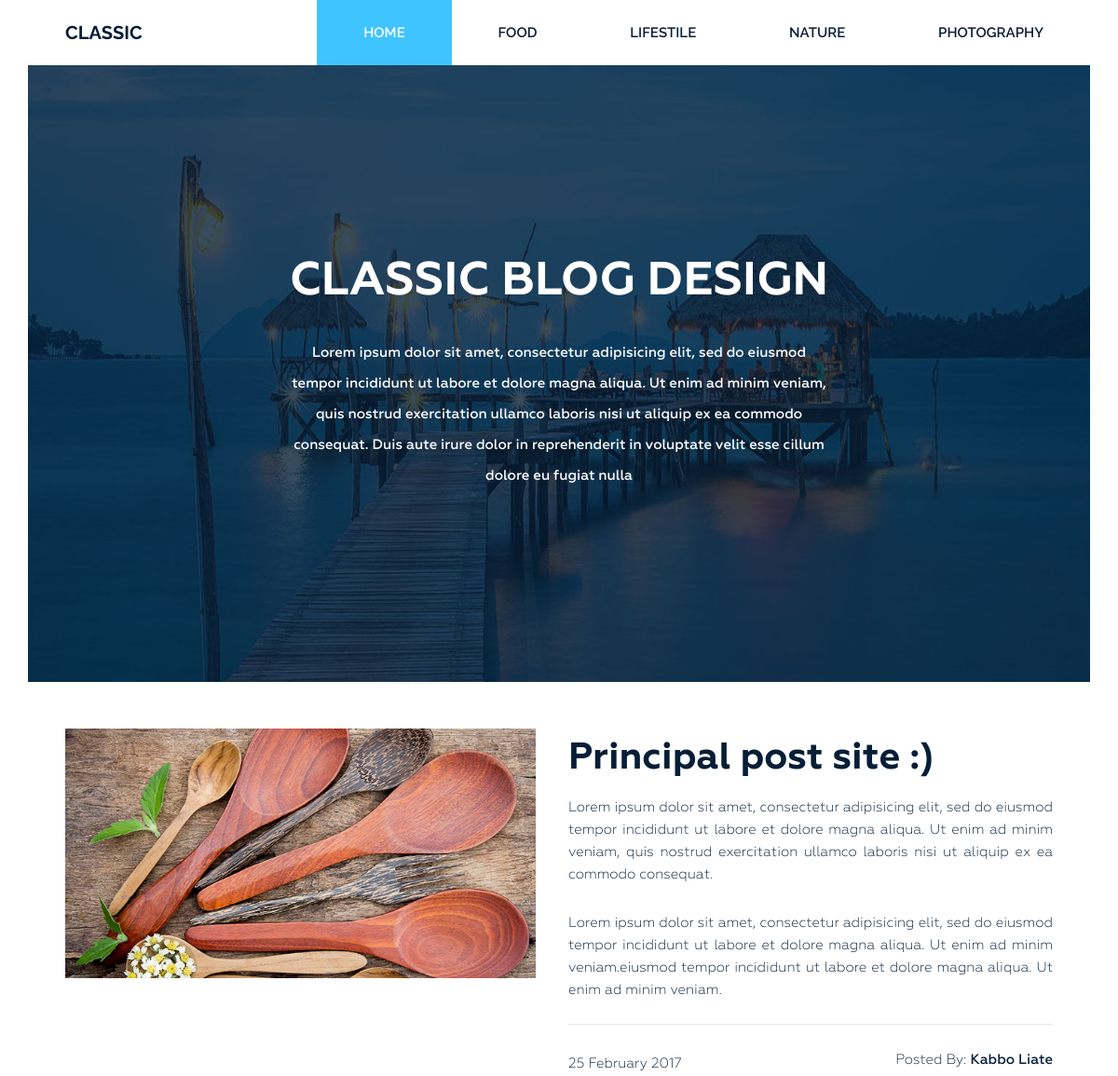
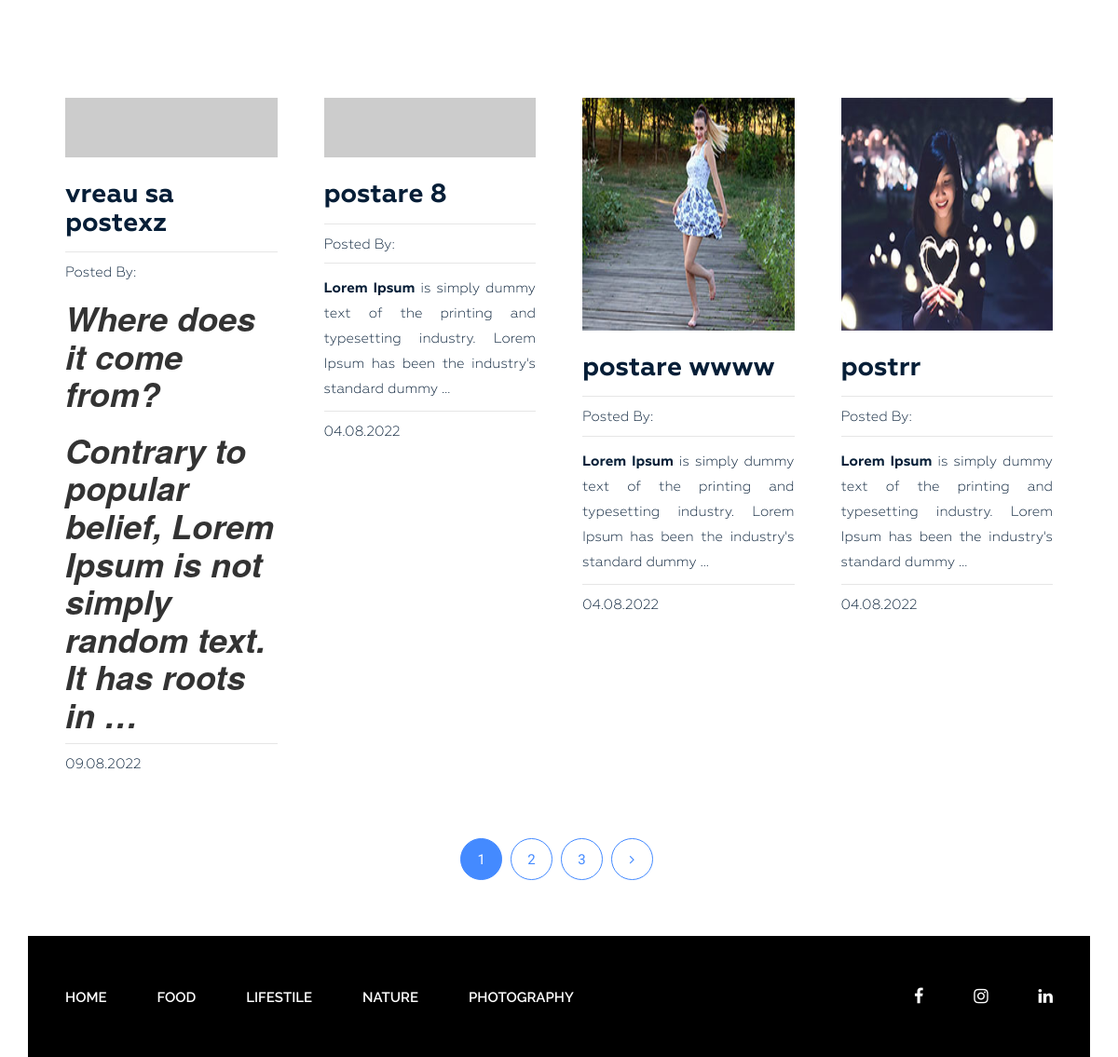
The page / on the database its author committed (2 pictures, top to bottom).
### blog/models.py (models this page shows, shortened)
class Category(models.Model):
    title = models.CharField(max_length=255)
    slug = models.SlugField(max_length=255, verbose_name='Url', unique=True)
    def get_absolute_url(self):
        return reverse('category', kwargs={"slug": self.slug})
    class Meta:
        verbose_name = 'Категория(ю)'
        verbose_name_plural = 'Категории'
        ordering = ['title']

class Post(models.Model):
    title = models.CharField(max_length=255)
    slug = models.SlugField(max_length=255, verbose_name='Url', unique=True)
    author = models.CharField(max_length=100)
    content = models.TextField(blank=True)
    created_at = models.DateTimeField(auto_now_add=True, verbose_name='Опубликовано')
    photo = models.ImageField(upload_to='photos/%Y/%m/%d/', blank=True)
    views = models.IntegerField(default=0, verbose_name='Кол-во просмотров')
    category = models.ForeignKey(Category, on_delete=models.PROTECT, related_name='posts')
    tags = models.ManyToManyField(Tag, blank=True, related_name='posts')
    def get_absolute_url(self):
        return reverse('post', kwargs={"slug": self.slug})
    class Meta:
        verbose_name = 'Статья(ю)'
        verbose_name_plural = 'Статьи'
        ordering = ['-created_at']

### blog/views.py (the view)
# urls.py: path('', Home.as_view(), name='home'),
class Home(ListView):
    model = Post
    template_name = 'blog/index.html'
    context_object_name = 'posts'
    paginate_by = 4
    def get_context_data(self, *, object_list=None, **kwargs):
        context = super().get_context_data(**kwargs)
        context['title'] = 'Classic Blog Design'
        return context

### blog/templatetags/menu.py (called while the page is built)
@register.inclusion_tag('blog/menu_tpl.html')
def show_menu(menu_class='menu'):
    categories = Category.objects.all()
    return {"categories": categories, "menu_class": menu_class}

### blog/templates/blog/index.html (shortened to what this page needs)
{% extends 'base.html' %}
{% load static %}
{% block content %}
<section class="bg-text-area">
    <div class="container">
        <div class="row">
            <div class="col-md-12">
                <div class="bg-text">
                    <h3>Classic BLOG Design</h3>
                    <p>Lorem ipsum dolor sit amet, consectetur adipisicing elit, sed do eiusmod tempor incididunt ut
                        labore et dolore magna aliqua. Ut enim ad minim veniam, quis nostrud exercitation ullamco
                        laboris nisi ut aliquip ex ea commodo consequat. Duis aute irure dolor in reprehenderit in
                        voluptate velit esse cillum dolore eu fugiat nulla </p>
                </div>
            </div>
        </div>
    </div>
</section>
<section class="blog-post-area">
    <div class="container">
        <div class="row">
            <div class="blog-post-area-style">
                <div class="col-md-12">
                    <div class="single-post-big">
                        <div class="big-image">
                            <img src="{% static 'img/post-image1.jpg' %}" alt="">
                        </div>
                        <div class="big-text">
                            <h3><a href="{% url 'unique'%}">Principal post site :)</a></h3>
                            <p>Lorem ipsum dolor sit amet, consectetur adipisicing elit, sed do eiusmod tempor
                                incididunt ut labore et dolore magna aliqua. Ut enim ad minim veniam, quis nostrud
                                exercitation ullamco laboris nisi ut aliquip ex ea commodo consequat.</p>
                            <p>Lorem ipsum dolor sit amet, consectetur adipisicing elit, sed do eiusmod tempor
                                incididunt ut labore et dolore magna aliqua. Ut enim ad minim veniam.eiusmod tempor
                                incididunt ut labore et dolore magna aliqua. Ut enim ad minim veniam.</p>
                            <h4><span class="date">25 February 2017</span><span class="author">Posted By: <span
                                    class="author-name">Kabbo Liate</span></span>
                            </h4>
                        </div>
                    </div>
                </div>
                {% for post in posts %}
                <div class="col-md-3">
                    <div class="single-post">
                        {% if post.photo %}
                        <img src="{{ post.photo.url }}" height="250" alt="{{ post.title }}">
                        {% else %}
                        <img src="https://picsum.photos/id/1060/300/250/?blur=2" alt="{{ post.title }}">
                        {% endif %}
                        <h3><a href="{{ post.get_absolute_url }}">{{ post.title }}</a></h3>
                        <h4><span>Posted By: </span>
                        </h4>
                        {{ post.content|truncatewords_html:20|safe }}
                        <h4><span>{{ post.created_at|date:"d.m.Y" }}</span></h4>
                    </div>
                </div>
                {% endfor %}
            </div>
        </div>
    </div>
    {% if page_obj.has_other_pages %}
    <div class="pegination">
        <div class="nav-links">
            {% for p in page_obj.paginator.page_range %}
            {% if page_obj.number == p %}
            <span class="page-numbers current">{{ p }}</span>
            {% elif p > page_obj.number|add:-3 and p < page_obj.number|add:3 %}
            <a class="page-numbers" href="?page={{ p }}">{{ p }}</a>
            {% endif %}
            {% endfor %}
            {% if page_obj.has_next %}
            <a class="page-numbers" href="?page={{ page_obj.next_page_number }}"><i class="fa fa-angle-right"
                                                                                    aria-hidden="true"></i></a>
            {% endif %}
        </div>
    </div>
    {% endif %}
</section>
{% endblock %}

### blog/templates/blog/menu_tpl.html
<div class="{{ menu_class }}">
    <ul>
        <li><a href="{% url 'home' %}">Home</a></li>
        {% for item in categories %}
        <li><a href="{{ item.get_absolute_url }}">{{ item.title }}</a></li>
        {% endfor %}
    </ul>
</div>

### siteblog/static/style.css (style rules this page uses)
.wrapper header.header .menu { margin: 0 }
.wrapper header.header .menu ul { float: right; margin: 0; padding: 0; margin-right: 4px; }
.wrapper header.header .menu ul li { display: inline-block; list-style: outside none none; margin: 0 -4px 0 0; }
.wrapper header.header .menu ul li a { color: rgb(6, 30, 55); font-family: "Raleway", sans-serif; font-size: 15px; font-weight: 600; line-height: 70px; padding: 26px 50px; text-decoration: none; text-transform: uppercase; }
.wrapper header.header .menu ul li.active a { background: #40c4ff; color: #fff; }
.wrapper section.bg-text-area .bg-text { background-image: url(img/bg-iamges.jpg); background-size: 100% 100%; padding: 205px 280px; }
.wrapper section.bg-text-area .bg-text h3 { color: #fff; font-family: Geometria; font-size: 50px; font-weight: 700; text-align: center; text-transform: uppercase; margin: 0; }
.wrapper section.bg-text-area .bg-text p { color: #fff; font-family: Geometria; font-size: 15px; font-weight: 500; line-height: 33px; margin: 32px 0 0; text-align: center; }
section.blog-post-area { margin-top: 50px; }
section.blog-post-area .big-image { float: left; width: 50%; padding-right: 35px; }
section.blog-post-area .big-text { float: right; width: 50%; padding-right: 20px; }
section.blog-post-area img { width: 100%; }
section.blog-post-area .big-text h3 { margin: 10px 0 0; }
section.blog-post-area .big-text h3 a { font-family: Geometria; font-weight: 700; font-size: 40px; color: #061e37; text-decoration: none; }
section.blog-post-area .big-text p { color: #061e37; font-family: Geometria; font-size: 15px; font-weight: 400; line-height: 24px; padding-top: 18px; text-align: justify; text-decoration: none; }
section.blog-post-area .big-text h4 { margin-top: 25px; padding-top: 30px; position: relative; }
section.blog-post-area .big-text h4::before { background: #e6e6e6 none repeat scroll 0 0; content: ""; height: 1px; position: absolute; top: 0; width: 100%; }
section.blog-post-area .single-post { padding-right: 20px; margin: 100px 0px 0px; }
section.blog-post-area h4 span { font-family: Geometria; font-weight: 400; font-size: 15px; color: #061e37; text-decoration: none; }
section.blog-post-area .big-text h4 span.author { float: right }
section.blog-post-area h4 span.author-name { font-weight: 500; }
.blog-post-area .single-post h3 a { font-family: Geometria; font-size: 28px; font-weight: 700; text-decoration: none; color: #061e37; }
.blog-post-area .single-post p { color: #061e37; font-family: Geometria; font-size: 15px; font-weight: 400; line-height: 27px; padding-top: 14px; position: relative; text-align: justify; }
.blog-post-area .single-post h4 { margin-bottom: 12px; padding-top: 10px; position: relative; }
.blog-post-area .single-post h4::before { background: #e6e6e6 none repeat scroll 0 0; content: ""; height: 1px; position: absolute; top: 0; width: 100%; }
.blog-post-area .single-post p::before { background: #e6e6e6 none repeat scroll 0 0; content: ""; height: 1px; position: absolute; top: 0; width: 100%; }
.blog-post-area .single-post h3 { margin: 25px 0 15px; }
.blog-post-area .pegination { margin-top: 60px; margin-bottom: 60px; }
.blog-post-area .pegination .nav-links { margin: 0; padding: 0; text-align: center; }
.blog-post-area .pegination .nav-links .page-numbers { border: 1px solid #448aff; border-radius: 50%; color: #448aff; display: inline-block; font-family: "Roboto", sans-serif; font-size: 15px; font-weight: 400; height: 45px; line-height: 45px; list-style: outside none none; margin-right: 5px; text-align: center; width: 45px; }
.blog-post-area .blog-post-area-style { margin: 0 20px 0 40px; }
.blog-post-area .pegination .nav-links .page-numbers.current { background: #448aff; color: #fff; }
.blog-post-area .pegination .nav-links a { text-decoration: none; }
.wrapper footer.footer .footer-menu { margin: 0 }
.wrapper footer.footer .footer-menu ul { line-height: 130px; margin: 0; padding: 0; }
.wrapper footer.footer .footer-menu ul li { display: inline; list-style: outside none none; margin: 0; padding: 30px 0px; }
.wrapper footer.footer .footer-menu ul li a { color: #fff; font-family: "Raleway", sans-serif; font-size: 15px; font-weight: 600; line-height: 70px; margin-left: 40px; padding: 26px 10px 26px 0; text-decoration: none; text-transform: uppercase; }

### rows shown on the page
Category: title "FOOD"
Category: title "LIFESTILE"
Category: title "NATURE"
Category: title "PHOTOGRAPHY"
Post: title "vreau sa postexz", content "Where does it come from? Contrary to popular belief, Lorem Ipsum is not simply random text. It has roots in …", created_at "09.08.2022"
Post: title "postare 8", content "Lorem Ipsum is simply dummy text of the printing and typesetting industry. Lorem Ipsum has been the industry's standard dummy …", created_at "04.08.2022"
Post: photo (picture), title "postare wwww", content "Lorem Ipsum is simply dummy text of the printing and typesetting industry. Lorem Ipsum has been the industry's standard dummy …", created_at "04.08.2022"
Post: photo (picture), title "postrr", content "Lorem Ipsum is simply dummy text of the printing and typesetting industry. Lorem Ipsum has been the industry's standard dummy …", created_at "04.08.2022"

### other values the page prints
{{ p }} "1"
{{ p }} "2" "3"
